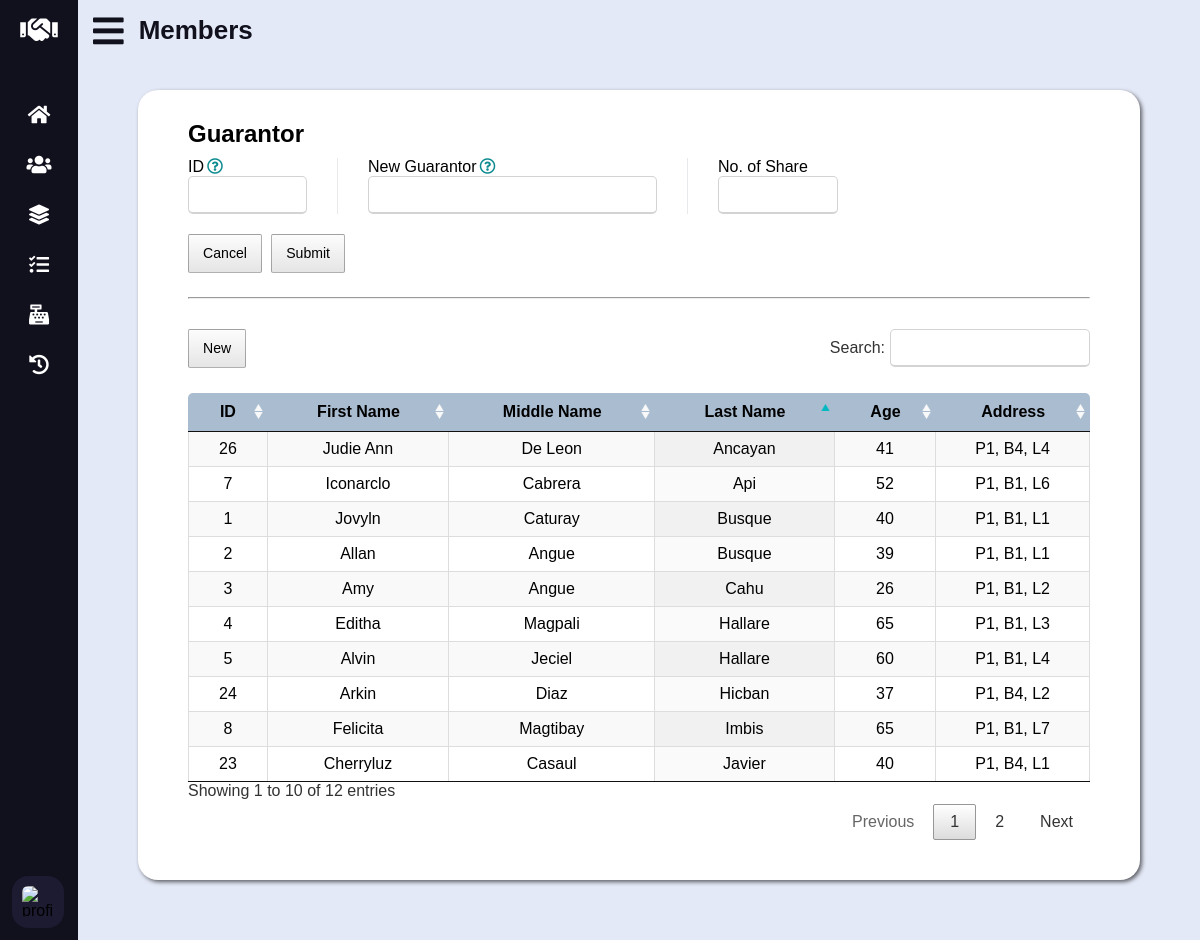
/add-guarantor.php (signed in), run on the app's committed database.
### tables this page shows
CREATE TABLE `data_subject` (
	`data_subject_id` INT UNSIGNED AUTO_INCREMENT PRIMARY KEY,
	`fname` VARCHAR(50) NOT NULL,
	`mname` VARCHAR(50) NOT NULL,
	`lname` VARCHAR(50) NOT NULL,
	`contact_no` CHAR(11) NOT NULL,
	`bday` DATE NOT NULL,
	`phase_block_lot` VARCHAR(20) NOT NULL
);

### lib/database-handler.php (called while the page is built, shortened)
<?php
class Database {
	private $host = DB_HOST;
	private $dbname = DB_NAME;
	private $charset = DB_CHARSET;
	private $user = DB_USER;
	private $password = DB_PASSWORD;
	private $dbh;
	private $stmt;
	public function __construct() {
		$dsn = "mysql:host=".$this->host.";charset=".$this->charset.";dbname=".$this->dbname;
		$options = array (
			PDO::ATTR_PERSISTENT => true,
			PDO::ATTR_ERRMODE => PDO::ERRMODE_EXCEPTION,
			PDO::ATTR_ORACLE_NULLS => PDO::NULL_NATURAL
		);
		try {
			$this->dbh = new PDO($dsn, $this->user, $this->password, $options);
		}
		catch (PDOException $e) {
			$this->error = $e->getMessage()." in ".$e->getFile()." on line ".$e->getLine();
			$this->terminate();
		}
	}
	public function query($query) {
		$this->stmt = $this->dbh->prepare($query);
	}
	public function bind($param, $value, $type = null) {
		if (is_null($type)) {
			switch (true) {
				default:
					$type = PDO::PARAM_STR;
			}
		}
		$this->stmt->bindValue($param, $value, $type);
	}
	public function execute($message = "", $redirect = "") {
		try {
			return $this->stmt->execute();
		}
		catch (PDOException $e) {
			$this->logFile = "../src/log.txt";
			$this->error = $e->getMessage()." in ".$e->getFile()." on line ".$e->getLine();
			$this->logError();
		}
		finally {
			if ($redirect !== "") {
				$this->confirmQuery($message, $redirect);
			}
		}
	}
	public function resultSet() {
		$this->execute();
		return $this->stmt->fetchAll(PDO::FETCH_OBJ);
	}
	public function resultSetOneColumn() {
		$this->execute();
		return $this->stmt->fetchAll(PDO::FETCH_COLUMN);
	}
	public function resultColumn() {
		$this->execute();
		return $this->stmt->fetchColumn();
	}
	public function __destruct() {
		$this->dbh = null;
	}
}

### models/Guarantor.php (called while the page is built, shortened)
<?php
class Guarantor {
	private $db;
	private $cycle;
	public function __construct() {
		$this->db = new Database();
		$cycle = new Cycle();
		$this->cycle = $cycle->getCycleId();
	}
	public function getNotCurrentGuarantors() {
		$this->db->query("SELECT * FROM `data_subject` WHERE `data_subject_id` NOT IN (SELECT `data_subject_id` FROM `data_subject` INNER JOIN `guarantor_cycle_map` ON `data_subject_id` = `guarantor_id` WHERE `cycle_id` = $this->cycle)");
		return $this->db->resultSet();
	}
}

### models/Cycle.php (called while the page is built, shortened)
<?php
class Cycle {
	private $db;
	public function __construct() {
		$this->db = new Database();
	}
	public function getCycleId() {
		if (isset($_SESSION["cycle"])) {
			$session_cycle = $_SESSION["cycle"];
			$periods = $this->getPeriods();
			if (in_array($session_cycle, $periods))
				return $session_cycle;
			else
				return $this->getLatestPeriod();
		}
	}
	public function getPeriods() {
		$this->db->query("SELECT `cycle_id` FROM `cycle`");
		return $this->db->resultSetOneColumn();
	}
}

### lib/conversion-util.php (called while the page is built, shortened)
<?php
class Converter {
	public function bdayToAge($bday) {
		$db = new Database();
		$db->query("CALL calculate_age(?, @age)");
		$db->bind(1, $bday);
		$db->execute();
		$db->query("SELECT @age");
		return $db->resultColumn();
	}
}

### add-guarantor.php (the view, shortened to what this page needs)
<?php
	require_once "lib/database-handler.php";
	require_once "lib/conversion-util.php";
	require_once "models/Cycle.php";
	require_once "models/Guarantor.php";
	$converter = new Converter();
	$guarantor = new Guarantor();
	$not_current_guarantors = $guarantor->getNotCurrentGuarantors();
?>
<!DOCTYPE html>
<html lang="en">
<head>
	<link rel="stylesheet" type="text/css" href="css/all.min.css" />
	<link rel="stylesheet" type="text/css" href="css/datatables.min.css" />
	<link rel="stylesheet" type="text/css" href="css/tingle.min.css" />
	<link rel="stylesheet" type="text/css" href="css/style.css" />
	<link rel="stylesheet" type="text/css" href="css/vertical-nav-bar.css" />
	<link rel="stylesheet" type="text/css" href="css/tables.css" />
	<link rel="stylesheet" type="text/css" href="css/forms.css" />
	<link rel="stylesheet" type="text/css" href="css/media-queries.css" />
</head>
<body>
	<main>
		<header>
			<i class="fas fa-bars"></i>
			<h2 class="text">Members</h2>
		</header>
		<section id="new-guarantor">
			<h3>Guarantor</h3>
			<form action="src/add-guarantor.php" method="post">
				<div class="flex-wrapper">
					<div class="flex-item short">
						<label for="data-subject-id">ID<i class="far fa-question-circle"></i></label>
						<input id="data-subject-id" type="number" name="data-subject-id" required readonly />
					</div>
					<div class="flex-item">
						<label for="name">New Guarantor<i class="far fa-question-circle"></i></label>
						<input id="name" type="text" required readonly />
					</div>
					<div class="flex-item short">
						<label for="">No. of Share</label>
						<input type="number" name="number-of-share" class="number-of-share" required min="1" max="5" />
					</div>
				</div>
				<footer>
					<button type="reset" class="dt-button">Cancel</button>
					<button type="submit" name="submit" class="dt-button">Submit</button>
				</footer>
			</form>
			<hr class="divider" />
			<table id="new-guarantor-tbl" class="display cell-border" width="100%">
				<thead>
					<tr>
						<th>ID</th>
						<th>First Name</th>
						<th>Middle Name</th>
						<th>Last Name</th>
						<th>Age</th>
						<th>Address</th>
					</tr>
				</thead>
				<tbody>
					<?php foreach ($not_current_guarantors as $ncg): ?>
					<tr>
						<td><?php echo $ncg->data_subject_id; ?></td>
						<td><?php echo $ncg->fname; ?></td>
						<td><?php echo $ncg->mname; ?></td>
						<td><?php echo $ncg->lname; ?></td>
						<td><?php echo $converter->bdayToAge($ncg->bday); ?></td>
						<td><?php echo $ncg->phase_block_lot; ?></td>
					</tr>
					<?php endforeach; ?>
				</tbody>
			</table>
		</section>
	</main>
</body>
</html>

### css/style.css (style rules this page uses)
:root { --athens-gray: #e8e9eb; --azureish-white: #dae8f5; --blue-chill: #0d8b90; --botticelli: #d4e1ee; --chambray: #345f90; --cyan: #03b8c0; --dark-purple: #1d1b31; --eden: #0d3b4c; --light-gray: #d3d3d3; --light-steel-blue: #a9bcd0; --link-water: #e4e9f7; --persian-red: #d33333; --roman-silver: #787e87; --silver-sand: #c5c6c8; --xiketic: #11101d; }
* { box-sizing: border-box; font-family: "Poppins", sans-serif; margin: 0; padding: 0; }
html, body { height: 100%; }
main { background: var(--link-water); left: 280px; min-height: 100vh; padding-bottom: 30px; position: relative; transition: all 0.5s ease; width: calc(100% - 280px); }
main header { align-items: center; color: var(--xiketic); display: flex; font-size: 35px; height: 60px; overflow: hidden; }
main header .fa-bars { cursor: pointer; margin: 0 15px; }
h2 { font-size: 26px; font-weight: 600; }
h3 { font-size: 24px; margin: 10px 0; }
section { background-color: #fff; border-radius: 20px; box-shadow: 2px 2px 4px rgba(0, 0, 0, 0.6); margin: 30px 60px; padding: 20px 50px 40px 50px; }
hr { margin-bottom: 15px; }
.divider { margin: 20px 0 30px 0; }

### css/vertical-nav-bar.css (style rules this page uses)
nav { background: var(--xiketic); height: 100%; left: 0; position: fixed; top: 0; transition: all 0.5s ease; width: 280px; z-index: 100; }
nav.closed { width: 78px; }
nav h1 { align-items: center; display: flex; height: 60px; width: 100%; }
nav h1 .fa-handshake { color: #fff; font-size: 30px; height: 50px; line-height: 50px; min-width: 78px; text-align: center; }
nav .nav-links { height: 100%; overflow: auto; padding: 30px 0 150px 0; }
nav.closed .nav-links { overflow: visible; }
nav .nav-links li { list-style: none; position: relative; transition: all 0.4s ease; }
nav .nav-links li .parent-menu { align-items: center; display: flex; justify-content: space-between; }
nav.closed .nav-links li .parent-menu { display: block }
nav .nav-links li i { color: #fff; cursor: pointer; font-size: 20px; height: 50px; line-height: 50px; min-width: 78px; text-align: center; transition: all 0.3s ease; }
nav .nav-links li a { align-items: center; display: flex; text-decoration: none; }
nav .profile-details { align-items: center; background: var(--dark-purple); bottom: 0; display: flex; justify-content: flex-start; padding: 12px 0; position: fixed; transition: all 0.5s ease; width: 280px; }
nav.closed .profile-details { background: none; }
nav.closed .profile-details { width: 78px; }
nav .profile-details .profile-content { align-items: center; display: flex; }
nav .profile-details img { background: var(--dark-purple); border-radius: 16px; height: 52px; margin: 0 14px 0 12px; object-fit: cover; transition: all 0.5s ease; width: 52px; }
nav.closed .profile-details img { padding: 10px; }
nav.closed ~ main { left: 78px; width: calc(100% - 78px); }

### css/tables.css (style rules this page uses)
table { padding-top: 20px; text-align: center; }
table thead th { background-color: var(--light-steel-blue); font-family: "Poppins Regular", sans-serif; }
table thead th:first-child { border-radius: 5px 0 0 0; }
table thead th:last-child { border-radius: 0 5px 0 0; }
.fas, .far, #new-guarantor table tr:hover { cursor: pointer; }

### css/forms.css (style rules this page uses)
input:disabled, input:read-only, .readonly { color: #434343; }
form label { display: block; white-space: nowrap; }
input { border-radius: 5px; border: 1px solid var(--light-gray); border-bottom-width: 2px; font-size: 17px; height: 38px; outline: none; padding: 0 15px; transition: all 0.3s ease; width: 100%; }
.short { width: 50%; }
footer { margin-top: 20px; }
form .flex-wrapper { display: flex; }
form .flex-wrapper .flex-item { padding: 0 30px; }
form .flex-wrapper .flex-item:not(.short) { flex-basis: 350px; max-width: 350px; }
form .flex-wrapper .short { flex-basis: 180px; }
form .flex-wrapper .flex-item:first-child { flex-basis: 150px; padding-left: 0; }
form .flex-wrapper .flex-item:not(:last-child) { border-right: 1px solid var(--athens-gray); }
.fa-question-circle { color: var(--blue-chill); display: inline-block; margin-left: 3px; }

### data on the page
data_subject: data_subject_id "1", fname "Jovyln", mname "Caturay", lname "Busque", bday "40", phase_block_lot "P1, B1, L1"
data_subject: data_subject_id "2", fname "Allan", mname "Angue", lname "Busque", bday "39", phase_block_lot "P1, B1, L1"
data_subject: data_subject_id "3", fname "Amy", mname "Angue", lname "Cahu", bday "26", phase_block_lot "P1, B1, L2"
data_subject: data_subject_id "4", fname "Editha", mname "Magpali", lname "Hallare", bday "65", phase_block_lot "P1, B1, L3"
data_subject: data_subject_id "5", fname "Alvin", mname "Jeciel", lname "Hallare", bday "60", phase_block_lot "P1, B1, L4"
data_subject: data_subject_id "7", fname "Iconarclo", mname "Cabrera", lname "Api", bday "52", phase_block_lot "P1, B1, L6"
data_subject: data_subject_id "8", fname "Felicita", mname "Magtibay", lname "Imbis", bday "65", phase_block_lot "P1, B1, L7"
data_subject: data_subject_id "23", fname "Cherryluz", mname "Casaul", lname "Javier", bday "40", phase_block_lot "P1, B4, L1"
data_subject: data_subject_id "24", fname "Arkin", mname "Diaz", lname "Hicban", bday "37", phase_block_lot "P1, B4, L2"
data_subject: data_subject_id "26", fname "Judie Ann", mname "De Leon", lname "Ancayan", bday "41", phase_block_lot "P1, B4, L4"
